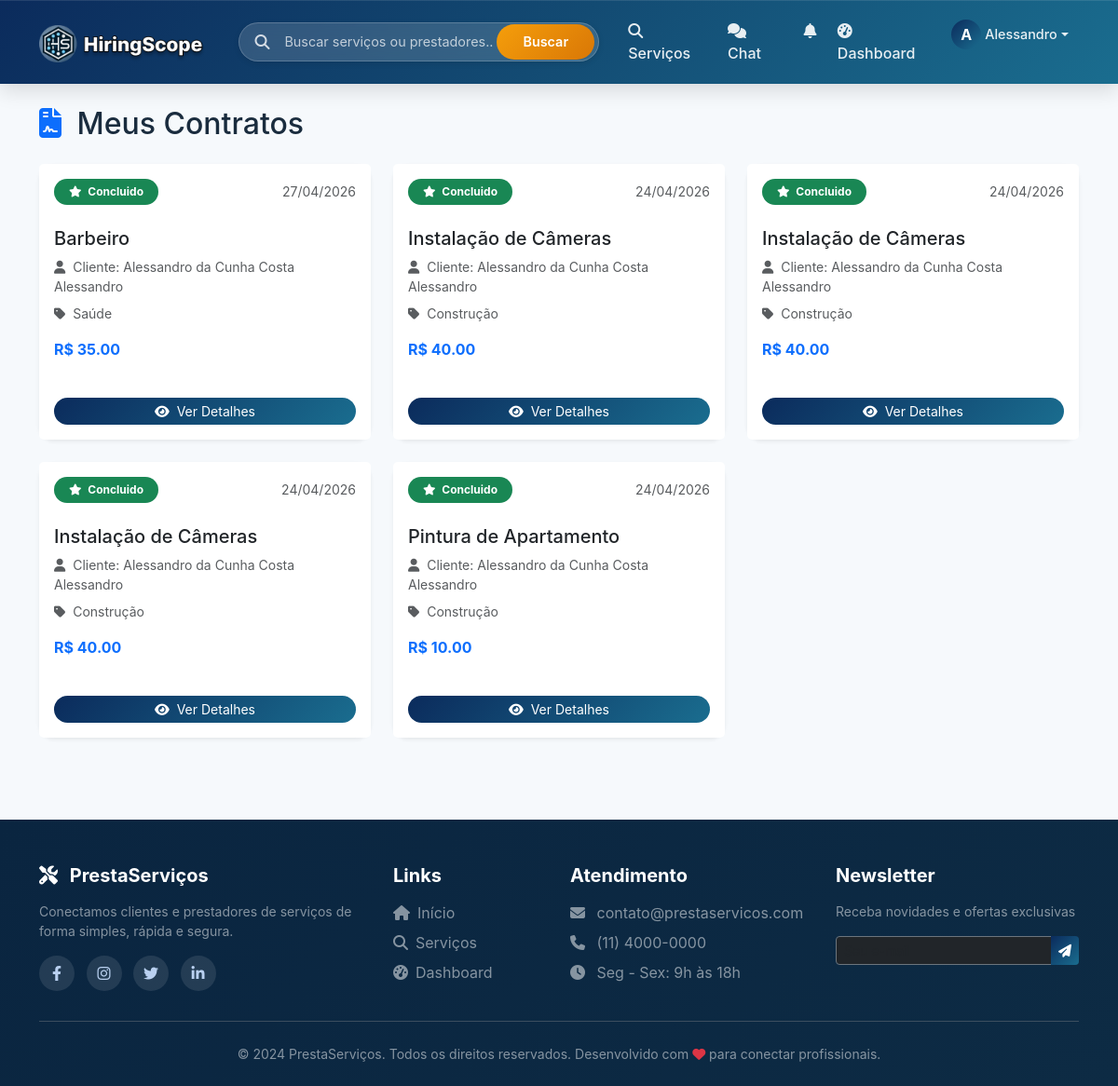
Page /contrato/meus-contratos (signed in) on the committed database.
### models.py (models this page shows, shortened)
class Usuario(UserMixin, db.Model):
    __tablename__ = 'usuarios'
    id = db.Column(db.Integer, primary_key=True)
    nome = db.Column(db.String(100), nullable=False)
    email = db.Column(db.String(100), unique=True, nullable=False)
    senha_hash = db.Column(db.String(200), nullable=False)
    telefone = db.Column(db.String(20))
    tipo = db.Column(db.String(20), nullable=False)  # cliente, prestador
    is_admin = db.Column(db.Boolean, default=False)
    data_cadastro = db.Column(db.DateTime, default=datetime.utcnow)
    foto_perfil = db.Column(db.String(200), default='default.jpg')
    foto_url = db.Column(db.String(500), nullable=True)
    descricao = db.Column(db.Text)
    servicos_oferecidos = db.relationship('Servico', back_populates='prestador', lazy=True)
    avaliacoes_recebidas = db.relationship('Avaliacao', foreign_keys='Avaliacao.prestador_id', back_populates='prestador', lazy=True)
    avaliacoes_feitas = db.relationship('Avaliacao', foreign_keys='Avaliacao.cliente_id', back_populates='cliente', lazy=True)
    favoritos = db.relationship('Favorito', foreign_keys='Favorito.cliente_id', back_populates='cliente', lazy=True)
    contratos_como_cliente = db.relationship('Contrato', foreign_keys='Contrato.cliente_id', back_populates='cliente', lazy=True)
    contratos_como_prestador = db.relationship('Contrato', foreign_keys='Contrato.prestador_id', back_populates='prestador', lazy=True)

class Contrato(db.Model):
    __tablename__ = 'contratos'
    id = db.Column(db.Integer, primary_key=True)
    cliente_id = db.Column(db.Integer, db.ForeignKey('usuarios.id'), nullable=False)
    prestador_id = db.Column(db.Integer, db.ForeignKey('usuarios.id'), nullable=False)
    servico_id = db.Column(db.Integer, db.ForeignKey('servicos.id'), nullable=False)
    status = db.Column(db.String(20), default='pendente')
    data_solicitacao = db.Column(db.DateTime, default=datetime.utcnow)
    data_aceite = db.Column(db.DateTime, nullable=True)
    data_inicio = db.Column(db.DateTime, nullable=True)
    data_conclusao = db.Column(db.DateTime, nullable=True)
    mensagem_cliente = db.Column(db.Text, nullable=True)
    mensagem_prestador = db.Column(db.Text, nullable=True)
    preco_acordado = db.Column(db.Float, nullable=True)
    valor_servico = db.Column(db.Float, nullable=True)
    comissao_plataforma = db.Column(db.Float, default=10.0)
    valor_comissao = db.Column(db.Float, default=0.0)
    valor_liquido_prestador = db.Column(db.Float, default=0.0)
    pagamento_status = db.Column(db.String(20), default='pendente')
    transacao_id = db.Column(db.String(100), nullable=True)
    data_pagamento_cliente = db.Column(db.DateTime, nullable=True)
    data_pagamento_prestador = db.Column(db.DateTime, nullable=True)
    cliente = db.relationship('Usuario', foreign_keys=[cliente_id], back_populates='contratos_como_cliente')
    prestador = db.relationship('Usuario', foreign_keys=[prestador_id], back_populates='contratos_como_prestador')
    servico = db.relationship('Servico', foreign_keys=[servico_id], back_populates='contratos')
    avaliacao = db.relationship('Avaliacao', back_populates='contrato', uselist=False, cascade='all, delete-orphan')
    def get_status_icon(self):
        icons = {
            'pendente': 'fa-clock',
            'aceito': 'fa-check-circle',
            'em_andamento': 'fa-spinner',
            'concluido': 'fa-star',
            'cancelado': 'fa-times-circle'
        }
        return icons.get(self.status, 'fa-file-contract')
    def get_status_color(self):
        colors = {
            'pendente': 'warning',
            'aceito': 'info',
            'em_andamento': 'primary',
            'concluido': 'success',
            'cancelado': 'danger'
        }
        return colors.get(self.status, 'secondary')

class Servico(db.Model):
    __tablename__ = 'servicos'
    id = db.Column(db.Integer, primary_key=True)
    prestador_id = db.Column(db.Integer, db.ForeignKey('usuarios.id'), nullable=False)
    titulo = db.Column(db.String(200), nullable=False)
    descricao = db.Column(db.Text, nullable=False)
    categoria = db.Column(db.String(100))
    tipo_preco = db.Column(db.String(20), default='fixo')  # fixo, hora, dia, metro, consulta
    preco = db.Column(db.Float)
    destaque = db.Column(db.Boolean, default=False)
    destaque_pago = db.Column(db.Boolean, default=False)
    destaque_data_fim = db.Column(db.DateTime, nullable=True)
    plano_destaque = db.Column(db.String(20), nullable=True)  # 'basico', 'pro'
    data_postagem = db.Column(db.DateTime, default=datetime.utcnow)
    imagem_base64 = db.Column(db.Text, nullable=True)
    prestador = db.relationship('Usuario', foreign_keys=[prestador_id], back_populates='servicos_oferecidos')
    solicitacoes = db.relationship('Solicitacao', back_populates='servico', lazy=True)
    avaliacoes = db.relationship('Avaliacao', back_populates='servico', lazy=True)
    contratos = db.relationship('Contrato', back_populates='servico', lazy=True)

### routes/contrato_routes.py (the view)
@contrato_bp.route('/meus-contratos')
@login_required
def meus_contratos():
    if current_user.tipo == 'prestador':
        contratos = Contrato.query.filter_by(
            prestador_id=current_user.id
        ).order_by(Contrato.data_solicitacao.desc()).all()
    else:
        contratos = Contrato.query.filter_by(
            cliente_id=current_user.id
        ).order_by(Contrato.data_solicitacao.desc()).all()
    return render_template('contratos/lista.html', contratos=contratos)

### app.py (called while the page is built)
@login_manager.user_loader
def load_user(user_id):
    from models import Usuario
    return Usuario.query.get(int(user_id))

### templates/contratos/lista.html (shortened to what this page needs)
{% extends "base.html" %}
{% block content %}
<div class="container mt-4">
    <h2 class="mb-4">
        <i class="fas fa-file-contract me-2 text-primary"></i>
        Meus Contratos
    </h2>
    {% if contratos %}
        <div class="row">
            {% for contrato in contratos %}
            <div class="col-md-6 col-lg-4 mb-4">
                <div class="card h-100 shadow-sm border-0 rounded-4 transition">
                    <div class="card-header bg-white border-0 pt-3">
                        <div class="d-flex justify-content-between align-items-center">
                            <span class="badge bg-{{ contrato.get_status_color() }} px-3 py-2 rounded-pill">
                                <i class="fas {{ contrato.get_status_icon() }} me-1"></i>
                                {{ contrato.status|replace('_', ' ')|title }}
                            </span>
                            <small class="text-muted">{{ contrato.data_solicitacao.strftime('%d/%m/%Y') }}</small>
                        </div>
                    </div>
                    <div class="card-body">
                        <h5 class="card-title">{{ contrato.servico.titulo }}</h5>
                        <p class="card-text small text-muted mb-2">
                            <i class="fas fa-user me-1"></i>
                            {% if current_user.id == contrato.cliente_id %}
                                Prestador: {{ contrato.prestador.nome }}
                            {% else %}
                                Cliente: {{ contrato.cliente.nome }}
                            {% endif %}
                        </p>
                        <p class="card-text small text-muted mb-3">
                            <i class="fas fa-tag me-1"></i>
                            {{ contrato.servico.categoria }}
                        </p>
                        {% if contrato.preco_acordado %}
                            <p class="fw-bold text-primary mb-3">
                                R$ {{ "%.2f"|format(contrato.preco_acordado) }}
                            </p>
                        {% endif %}
                    </div>
                    <div class="card-footer bg-white border-0 pb-3">
                        <a href="{{ url_for('contrato.detalhe_contrato', contrato_id=contrato.id) }}"
                           class="btn btn-primary btn-sm rounded-pill px-3 w-100">
                            <i class="fas fa-eye me-1"></i> Ver Detalhes
                        </a>
                    </div>
                </div>
            </div>
            {% endfor %}
        </div>
    {% endif %}
</div>
{% endblock %}

### templates/components/base/navbar.html (shortened to what this page needs)
<nav class="navbar navbar-expand-lg navbar-dark sticky-top">
    <div class="container">
        <a class="navbar-brand" href="{{ url_for('main.index') }}">
            <img src="{{ url_for('static', filename='img/logo.png') }}"
                 alt="PrestaServiços"
                 class="navbar-logo"
                 style="height: 42px;"
                 onerror="this.onerror=null; this.parentNode.innerHTML='<i class=\'fas fa-tools me-2\'></i> PrestaServiços';">
        </a>
        <div class="search-bar-desktop d-none d-lg-block">
            <div class="search-bar-wrapper">
                <div class="search-icon"><i class="fas fa-search"></i></div>
                <input type="text" id="globalSearchInput" class="search-input" placeholder="Buscar serviços ou prestadores...">
                <button id="globalSearchBtn" class="search-btn">Buscar</button>
            </div>
        </div>
        <div class="collapse navbar-collapse" id="navbarNav">
            <ul class="navbar-nav ms-auto">
                <li class="nav-item">
                    <a class="nav-link" href="{{ url_for('servico.lista') }}">
                        <i class="fas fa-search me-1"></i> Serviços
                    </a>
                </li>
                {% if current_user.is_authenticated %}
                    <li class="nav-item position-relative">
                        <a class="nav-link chat-link" href="{{ url_for('chat.index') }}">
                            <i class="fas fa-comments me-1"></i> Chat
                        </a>
                    </li>
                    <li class="nav-item dropdown">
                        <a class="nav-link" href="#" id="notificationDropdown" role="button" data-bs-toggle="dropdown">
                            <i class="fas fa-bell"></i>
                        </a>
                    </li>
                    <li class="nav-item">
                        <a class="nav-link" href="{{ url_for('main.dashboard') }}">
                            <i class="fas fa-tachometer-alt me-1"></i> Dashboard
                        </a>
                    </li>
                    <li class="nav-item dropdown">
                        <a class="nav-link dropdown-toggle d-flex align-items-center" href="#" id="userDropdown" role="button" data-bs-toggle="dropdown">
                            {% if current_user.foto_url %}
                                <div class="user-avatar-nav-placeholder" style="display: none;">{{ current_user.nome[0]|upper }}</div>
                            {% else %}
                                <div class="user-avatar-nav-placeholder">{{ current_user.nome[0]|upper }}</div>
                            {% endif %}
                            <span class="user-name-nav ms-1">{{ current_user.nome.split()[0] }}</span>
                        </a>
                    </li>
                {% endif %}
            </ul>
        </div>
    </div>
</nav>

### static/style.css (style rules this page uses)
:root { --primary: #0b2b5c; --primary-light: #1a6d8f; --primary-dark: #071a36; --accent: #3bb2ff; --success: #10b981; --warning: #fbbf24; --danger: #ef4444; --bg: #f6f9fc; --card: #ffffff; --text: #1a2c3e; --muted: #6b7280; --shadow-soft: 0 10px 25px rgba(0,0,0,0.05); --shadow-strong: 0 25px 50px -15px rgba(0,0,0,0.25); --gradient-main: linear-gradient(135deg, var(--primary), var(--primary-light)); }
* { margin: 0; padding: 0; box-sizing: border-box; }
body { font-family: 'Inter', 'Segoe UI', system-ui, sans-serif; background: var(--bg); color: var(--text); scroll-behavior: smooth; }
.navbar { background: linear-gradient(135deg, #0b2b5c 0%, #134b73 50%, #1a6d8f 100%); box-shadow: 0 8px 20px rgba(0, 0, 0, 0.12), inset 0 1px 0 rgba(255, 255, 255, 0.1); padding: 0.8rem 0; position: sticky; top: 0; z-index: 1000; backdrop-filter: blur(2px); }
.navbar-brand { font-size: 1.8rem; font-weight: 800; background: linear-gradient(120deg, #ffffff, #c3e2ff); background-clip: text; -webkit-background-clip: text; color: transparent; letter-spacing: -0.5px; transition: all 0.3s; }
.nav-link { color: rgba(255, 255, 255, 0.9) !important; font-weight: 500; margin: 0 0.2rem; padding: 0.5rem 1.2rem; border-radius: 40px; transition: all 0.2s; }
.navbar-logo { height: 40px; width: auto; max-height: 40px; object-fit: contain; transition: all 0.2s; }
.search-bar-wrapper { display: flex; align-items: center; background: white; border-radius: 60px; box-shadow: 0 4px 12px rgba(0, 0, 0, 0.08); border: 1px solid #e2e8f0; transition: all 0.2s; overflow: hidden; }
.search-icon { padding: 0 16px; color: #94a3b8; font-size: 1.1rem; }
.navbar-logo { height: 40px; width: auto; max-height: 40px; object-fit: contain; }
.search-bar-desktop { flex: 0 0 320px; margin: 0 20px; }
@media (min-width: 1200px) { .search-bar-desktop { flex: 0 0 380px; } }
.search-bar-wrapper { display: flex; align-items: center; background: white; border-radius: 60px; box-shadow: 0 2px 6px rgba(0,0,0,0.1); border: 1px solid #e2e8f0; overflow: hidden; height: 42px; }
.search-input { flex: 1; border: none; padding: 0 0 0 12px; font-size: 0.9rem; outline: none; background: transparent; }
.search-input::placeholder { color: #94a3b8; font-weight: 400; }
.search-btn { background: var(--gradient-main); border: none; color: white; padding: 0 28px; font-weight: 600; border-radius: 0 60px 60px 0; transition: 0.2s; cursor: pointer; font-size: 0.95rem; }
.user-avatar-nav-placeholder { width: 32px; height: 32px; border-radius: 50%; background: var(--gradient-main); display: inline-flex; align-items: center; justify-content: center; color: white; font-weight: bold; font-size: 1rem; }
.user-name-nav { font-size: 0.9rem; font-weight: 500; }
.transition { transition: all 0.3s ease; }
.btn-primary { background: linear-gradient(135deg, #0b2b5c, #1a6d8f); border: none; }

### static/css/base.css (style rules this page uses)
.search-bar-desktop { flex: 0 0 380px; margin: 0 20px; }
.search-bar-wrapper { display: flex; align-items: center; background: rgba(255, 255, 255, 0.15); backdrop-filter: blur(8px); border-radius: 60px; border: 1px solid rgba(255, 255, 255, 0.2); transition: all 0.3s ease; overflow: hidden; }
.search-icon { padding: 0 16px; color: rgba(255, 255, 255, 0.8); font-size: 1rem; transition: color 0.3s ease; }
.search-input { flex: 1; border: none; padding: 12px 0; font-size: 0.9rem; outline: none; background: transparent; color: white; }
.search-input::placeholder { color: rgba(255, 255, 255, 0.7); }
.search-btn { background: linear-gradient(135deg, #f59e0b, #d97706); border: none; color: white; padding: 8px 28px; font-weight: 600; border-radius: 60px; transition: all 0.3s ease; cursor: pointer; font-size: 0.9rem; margin: 4px; }
.user-avatar-nav-placeholder { width: 32px; height: 32px; border-radius: 50%; background: linear-gradient(135deg, #0b2b5c, #1a6d8f); display: inline-flex; align-items: center; justify-content: center; color: white; font-weight: bold; }

### templates/contratos/lista.html (style rules this page uses)
.transition { transition: all 0.3s ease; }

### rows in the picture
Usuario: nome "A", nome "Alessandro"
Contrato: status "Concluido", data_solicitacao "27/04/2026", servico.titulo "Barbeiro", cliente.nome "Alessandro da Cunha Costa Alessandro", servico.categoria "Saúde", preco_acordado "35.00"
Contrato: status "Concluido", data_solicitacao "24/04/2026", servico.titulo "Instalação de Câmeras", cliente.nome "Alessandro da Cunha Costa Alessandro", servico.categoria "Construção", preco_acordado "40.00"
Contrato: status "Concluido", data_solicitacao "24/04/2026", servico.titulo "Instalação de Câmeras", cliente.nome "Alessandro da Cunha Costa Alessandro", servico.categoria "Construção", preco_acordado "40.00"
Contrato: status "Concluido", data_solicitacao "24/04/2026", servico.titulo "Instalação de Câmeras", cliente.nome "Alessandro da Cunha Costa Alessandro", servico.categoria "Construção", preco_acordado "40.00"
Contrato: status "Concluido", data_solicitacao "24/04/2026", servico.titulo "Pintura de Apartamento", cliente.nome "Alessandro da Cunha Costa Alessandro", servico.categoria "Construção", preco_acordado "10.00"
